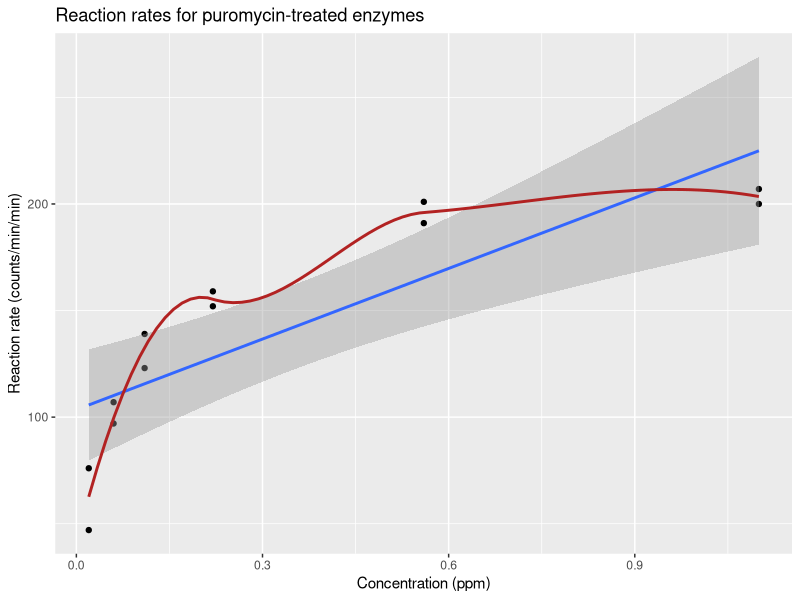
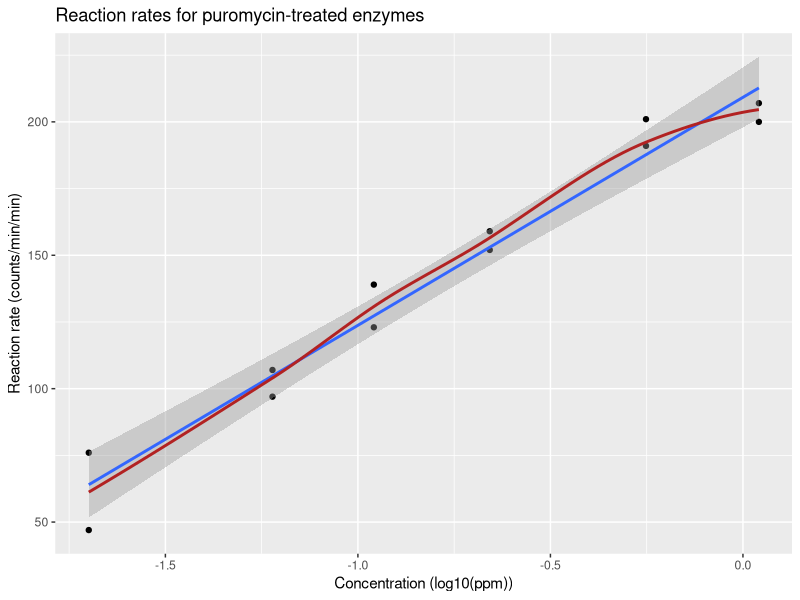
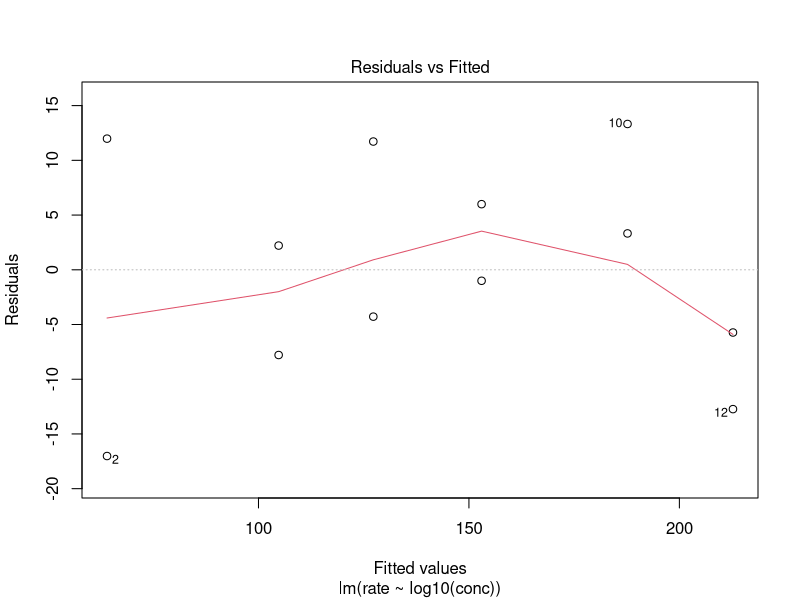
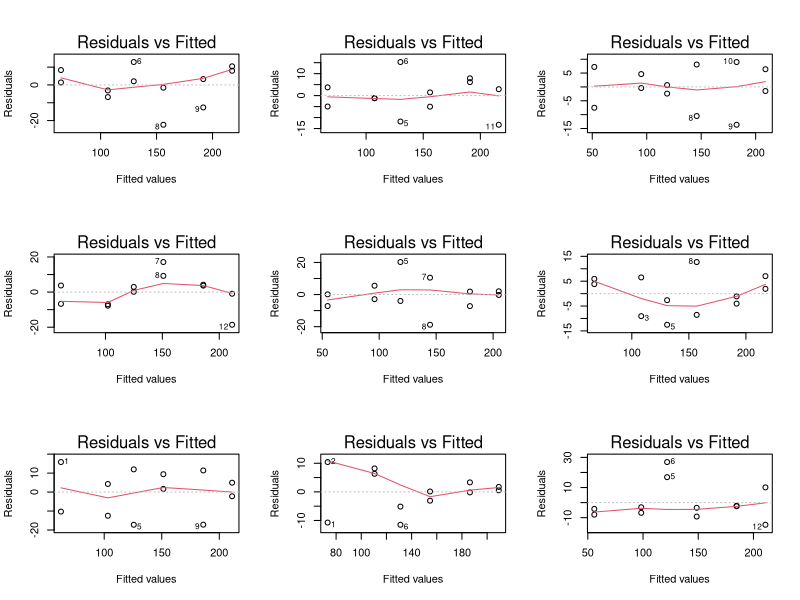
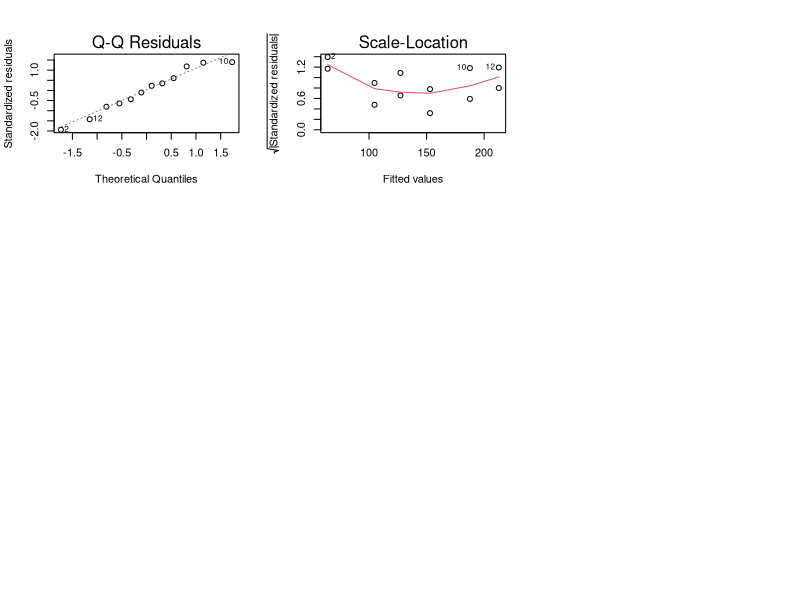
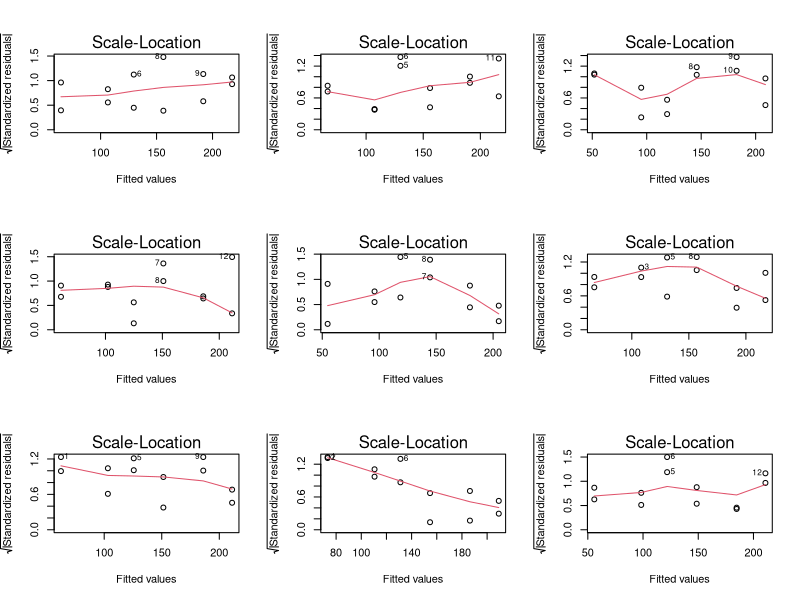

Write R code to recreate these figures, in order.
## ---- chunk 1
library(tidyverse)
## ---- chunk 2
data(Puromycin)
Puromycin <- Puromycin %>%
  filter(state == "treated")
## ---- chunk 3
Puromycin %>%
  ggplot(aes(conc, rate)) +
  geom_point() +
  stat_smooth(method = "lm") +
  stat_smooth(color = "firebrick", se = FALSE) +
  labs(
    x = "Concentration (ppm)",
    y = "Reaction rate (counts/min/min)"
  ) +
  ggtitle("Reaction rates for puromycin-treated enzymes")
## ---- chunk 4
Puromycin %>%
  ggplot(aes(log10(conc), rate)) +
  geom_point() +
  stat_smooth(method = "lm") +
  stat_smooth(color = "firebrick", se = FALSE) +
  labs(
    x = "Concentration (log10(ppm))",
    y = "Reaction rate (counts/min/min)"
  ) +
  ggtitle("Reaction rates for puromycin-treated enzymes")
## ---- chunk 5
mod <- lm(rate ~ log10(conc), Puromycin)
summary(mod)
## ---- chunk 6
plot(mod, which = 1)
## ---- chunk 7
set.seed(1031)
sigma <- sigma(mod)
dataHlp <- Puromycin

simModels <- list()

par(mfrow = c(3, 3))
for (i in 1:9) {
  nobs <- nrow(Puromycin)
  dataHlp$ySim <- mod$fit + rnorm(nobs, sd = sigma)
  simModels[[i]] <- lm(ySim ~ log10(conc), dataHlp)
  plot(simModels[[i]], which = 1)
}
## ---- chunk 8
plot(mod, which = 2)
## ---- chunk 9
plot(mod, which = 3)
## ---- chunk 10
par(mfrow = c(3, 3))
for (i in 1:9) {
  plot(simModels[[i]], which = 3)
}
## ---- chunk 11
summary(mod)
confint(mod)
